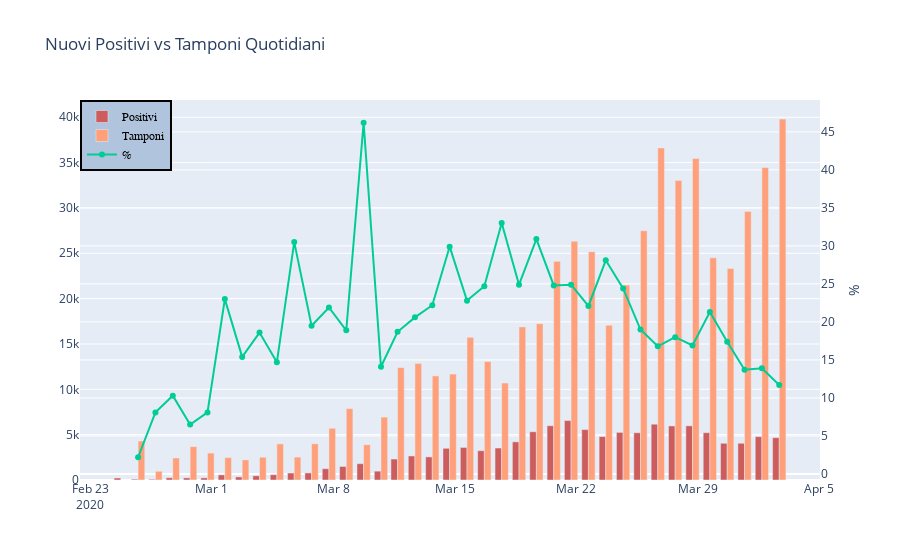

The notebook cell this image was saved under:
### Code cell
import pandas as pd
import matplotlib.pyplot as plt
import plotly.express as px
import plotly.graph_objects as go



url = 'https://raw.githubusercontent.com/pcm-dpc/COVID-19/master/dati-andamento-nazionale/dpc-covid19-ita-andamento-nazionale.csv'
df = pd.read_csv( url, header = 0, index_col = 0, parse_dates=True )

fig3 = go.Figure()

fig3.add_trace(go.Bar( x = df.index, y = df['nuovi_positivi'], name='Positivi',marker_color='indianred'))
fig3.add_trace(go.Bar( x = df.index, y = df['tamponi'].diff(), name='Tamponi',marker_color='lightsalmon'))

percentuale = (df.iloc[:,7]/df.iloc[:,11].diff()*100).to_frame()
percentuale.columns=['%']
fig3.add_trace(go.Scatter( x = df.index, y=percentuale['%'].round(1), mode='lines+markers', name='%',yaxis="y2"))


fig3.update_layout(title='Nuovi Positivi vs Tamponi Quotidiani', hovermode='x',
                   yaxis2=dict(
                                    title="%",
                                    anchor="free",
                                    overlaying="y",
                                    side="right",
                                   position = 1
                                ),
                   legend=dict(
                                    x=0,
                                    y=1,
                                    traceorder="normal",
                                    font=dict(
                                        family="sans-serif",
                                        size=12,
                                        color="black"
                                    ),
                                    bgcolor="LightSteelBlue",
                                    bordercolor="Black",
                                    borderwidth=2
                                )
                  )

### Figure 1 — Plotly figure (JSON) as saved in the notebook; plotly's stock layout.template omitted (floating-point values rounded to 4 significant figures)
{"data": [{"marker": {"color": "indianred"}, "name": "Positivi", "type": "bar", "x": ["2020-02-24T18:00:00", "2020-02-25T18:00:00", "2020-02-26T18:00:00", "2020-02-27T18:00:00", "2020-02-28T18:00:00", "2020-02-29T18:00:00", "2020-03-01T18:00:00", "2020-03-02T18:00:00", "2020-03-03T18:00:00", "2020-03-04T18:00:00", "2020-03-05T18:00:00", "2020-03-06T18:00:00", "2020-03-07T18:00:00", "2020-03-08T18:00:00", "2020-03-09T18:00:00", "2020-03-10T18:00:00", "2020-03-11T17:00:00", "2020-03-12T17:00:00", "2020-03-13T17:00:00", "2020-03-14T17:00:00", "2020-03-15T17:00:00", "2020-03-16T17:00:00", "2020-03-17T17:00:00", "2020-03-18T17:00:00", "2020-03-19T17:00:00", "2020-03-20T17:00:00", "2020-03-21T17:00:00", "2020-03-22T17:00:00", "2020-03-23T17:00:00", "2020-03-24T17:00:00", "2020-03-25T17:00:00", "2020-03-26T17:00:00", "2020-03-27T17:00:00", "2020-03-28T17:00:00", "2020-03-29T17:00:00", "2020-03-30T17:00:00", "2020-03-31T17:00:00", "2020-04-01T17:00:00", "2020-04-02T17:00:00"], "y": [221, 93, 78, 250, 238, 240, 566, 342, 466, 587, 769, 778, 1247, 1492, 1797, 977, 2313, 2651, 2547, 3497, 3590, 3233, 3526, 4207, 5322, 5986, 6557, 5560, 4789, 5249, 5210, 6153, 5959, 5974, 5217, 4050, 4053, 4782, 4668]}, {"marker": {"color": "lightsalmon"}, "name": "Tamponi", "type": "bar", "x": ["2020-02-24T18:00:00", "2020-02-25T18:00:00", "2020-02-26T18:00:00", "2020-02-27T18:00:00", "2020-02-28T18:00:00", "2020-02-29T18:00:00", "2020-03-01T18:00:00", "2020-03-02T18:00:00", "2020-03-03T18:00:00", "2020-03-04T18:00:00", "2020-03-05T18:00:00", "2020-03-06T18:00:00", "2020-03-07T18:00:00", "2020-03-08T18:00:00", "2020-03-09T18:00:00", "2020-03-10T18:00:00", "2020-03-11T17:00:00", "2020-03-12T17:00:00", "2020-03-13T17:00:00", "2020-03-14T17:00:00", "2020-03-15T17:00:00", "2020-03-16T17:00:00", "2020-03-17T17:00:00", "2020-03-18T17:00:00", "2020-03-19T17:00:00", "2020-03-20T17:00:00", "2020-03-21T17:00:00", "2020-03-22T17:00:00", "2020-03-23T17:00:00", "2020-03-24T17:00:00", "2020-03-25T17:00:00", "2020-03-26T17:00:00", "2020-03-27T17:00:00", "2020-03-28T17:00:00", "2020-03-29T17:00:00", "2020-03-30T17:00:00", "2020-03-31T17:00:00", "2020-04-01T17:00:00", "2020-04-02T17:00:00"], "y": [null, 4299, 964, 2427, 3681, 2966, 2466, 2218, 2511, 3981, 2525, 3997, 5703, 7875, 3889, 6935, 12393, 12857, 11477, 11682, 15729, 13063, 10695, 16884, 17236, 24109, 26336, 25180, 17066, 21496, 27481, 36615, 33019, 35447, 24504, 23329, 29609, 34455, 39809]}, {"mode": "lines+markers", "name": "%", "type": "scatter", "x": ["2020-02-24T18:00:00", "2020-02-25T18:00:00", "2020-02-26T18:00:00", "2020-02-27T18:00:00", "2020-02-28T18:00:00", "2020-02-29T18:00:00", "2020-03-01T18:00:00", "2020-03-02T18:00:00", "2020-03-03T18:00:00", "2020-03-04T18:00:00", "2020-03-05T18:00:00", "2020-03-06T18:00:00", "2020-03-07T18:00:00", "2020-03-08T18:00:00", "2020-03-09T18:00:00", "2020-03-10T18:00:00", "2020-03-11T17:00:00", "2020-03-12T17:00:00", "2020-03-13T17:00:00", "2020-03-14T17:00:00", "2020-03-15T17:00:00", "2020-03-16T17:00:00", "2020-03-17T17:00:00", "2020-03-18T17:00:00", "2020-03-19T17:00:00", "2020-03-20T17:00:00", "2020-03-21T17:00:00", "2020-03-22T17:00:00", "2020-03-23T17:00:00", "2020-03-24T17:00:00", "2020-03-25T17:00:00", "2020-03-26T17:00:00", "2020-03-27T17:00:00", "2020-03-28T17:00:00", "2020-03-29T17:00:00", "2020-03-30T17:00:00", "2020-03-31T17:00:00", "2020-04-01T17:00:00", "2020-04-02T17:00:00"], "y": [null, 2.2, 8.1, 10.3, 6.5, 8.1, 23, 15.4, 18.6, 14.7, 30.5, 19.5, 21.9, 18.9, 46.2, 14.1, 18.7, 20.6, 22.2, 29.9, 22.8, 24.7, 33, 24.9, 30.9, 24.8, 24.9, 22.1, 28.1, 24.4, 19, 16.8, 18, 16.9, 21.3, 17.4, 13.7, 13.9, 11.7], "yaxis": "y2"}], "layout": {"hovermode": "x", "legend": {"bgcolor": "LightSteelBlue", "bordercolor": "Black", "borderwidth": 2, "font": {"color": "black", "family": "sans-serif", "size": 12}, "traceorder": "normal", "x": 0, "y": 1}, "title": {"text": "Nuovi Positivi vs Tamponi Quotidiani"}, "yaxis2": {"anchor": "free", "overlaying": "y", "position": 1, "side": "right", "title": {"text": "%"}}}}
